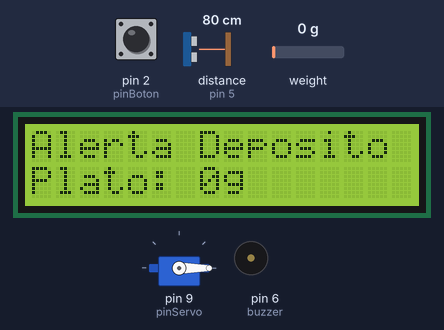
The sketch below on a simulated Arduino Leonardo, built with avr-gcc and run on an emulated ATmega32U4. Parts: servo, 16×2 character LCD, buzzer (waves = sounding). Wiring (inferred from the names in the program): ultrasonic range finder: trigger pin 4; echo pin 5. The inputs (shaded band) are chosen by the test bench; at power-on: distance to the obstacle (sensor on pin 5) 80 cm, pin 2 (pinBoton) HIGH, weight on the scale 0 g. The echo pulse lasts 58.3 µs per cm; what the sketch prints to the serial monitor is not drawn.

Above: at 3.7 s.
3.8 s: distance to the obstacle (sensor on pin 5) set to 25 cm
At 5.41 s:
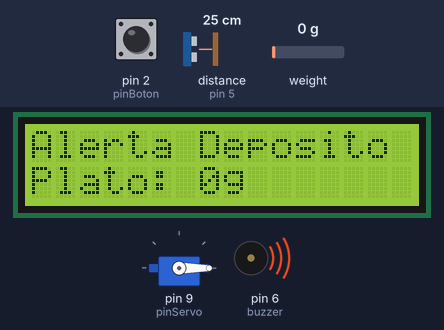
6.8 s: distance to the obstacle (sensor on pin 5) set to 21 cm
At 7.4 s:
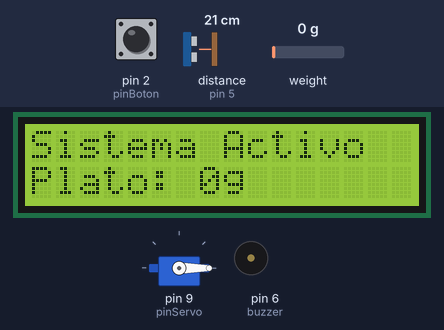
8.4 s: pin 2 (pinBoton) pulled LOW for 0.15 s
At 9.3 s:
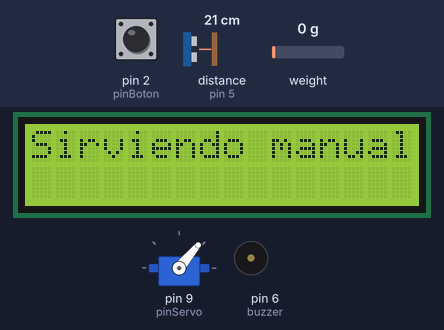
Timing chart, 0 to 11.4 s (numbered marks = the images above; inputs shaded):
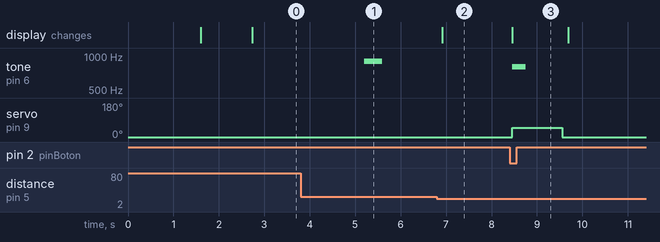

The sketch:

DispesadorAutomatico_ProyectoMichi.ino
```cpp
#include <Wire.h>
#include <LiquidCrystal_I2C.h>
#include <Servo.h>
#include <HX711.h>
#include <SoftwareSerial.h>

// --- ASIGNACIÓN DE PINES ---
const int pinBoton = 2;
const int Tdeposito = 4;
const int Edeposito = 5;
const int buzzer = 6;
const int dt = 7;
const int sck = 8;
const int pinServo = 9;

// --- OBJETOS ---
LiquidCrystal_I2C lcd(0x27, 16, 2);
Servo controlServo;
HX711 balanza;
// --- VARIABLES DE INTERRUPCIÓN (botón físico) ---
volatile bool eventoBotonManual = false;
volatile unsigned long ultimoTiempoBounce = 0;

// --- VARIABLES DE TIEMPO (millis) ---
unsigned long tiempoUltimoServido = 0;
unsigned long tiempoUltimaAlertaDeposito = 0;
unsigned long tiempoInicioServir = 0;
unsigned long tiempoUltimoReporteBT = 0;
bool sirviendoComida = false;

// --- Guardamos el último peso leído, para no tener que esperar
//     a que la báscula tenga un dato listo cada vez que lo necesitamos ---
float ultimoPesoLeido = 0.0;

// --- LÍMITES Y REGLAS FIJAS ---
const unsigned long INTERVALO_COMIDA = 30000;
const unsigned long COOLDOWN_BUZZER = 5000; // NUEVO: no suena más de una vez cada 5 seg,
                                             // aunque el sensor "parpadee" cerca del límite
const unsigned long DURACION_ABIERTO = 1000;
const unsigned long INTERVALO_TELEMETRIA = 2000;
const float UMBRAL_PLATO_LLENO = 3.0;

// --- BUFFER DE RECEPCIÓN BLUETOOTH ---
String bufferEntrante = "";
bool leyendoTrama = false;
const int LIMITE_BUFFER = 40;
// Calcula el "sello de seguridad" (checksum XOR) de un texto.
// Sirve para que la app sepa si el mensaje llegó completo y sin corromperse.
byte calcularChecksum(String cuerpo) {
  byte chk = 0;
  for (unsigned int i = 0; i < cuerpo.length(); i++) {
    chk ^= cuerpo[i];
  }
  return chk;
}

// Arma la trama completa y la manda por USB (debug) y por Bluetooth (app)
void enviarTrama(String comando, String datos) {
  String cuerpo = comando + ";" + datos;
  byte chk = calcularChecksum(cuerpo);
  String tramaCompleta = "<" + cuerpo + "*" + String(chk, HEX) + ">";

  Serial.println(tramaCompleta);
  Serial1.println(tramaCompleta);
}

// Revisa un comando recibido desde la app y decide qué hacer con él
void procesarTramaRecibida(String trama) {
  int posAsterisco = trama.lastIndexOf('*');
  if (posAsterisco == -1) return; // trama inválida, sin checksum, se ignora

  String cuerpo = trama.substring(0, posAsterisco);
  String hexRecibido = trama.substring(posAsterisco + 1);

  byte chkCalculado = calcularChecksum(cuerpo);
  byte chkRecibido = (byte) strtol(hexRecibido.c_str(), NULL, 16);

  // Si el sello no coincide, el mensaje llegó dañado: se avisa y se descarta
  if (chkCalculado != chkRecibido) {
    enviarTrama("NACK", "CHECKSUM_ERROR");
    return;
  }

  int posPuntoComa = cuerpo.indexOf(';');
  String comando = (posPuntoComa == -1) ? cuerpo : cuerpo.substring(0, posPuntoComa);
  String datos = (posPuntoComa == -1) ? "" : cuerpo.substring(posPuntoComa + 1);

  if (comando == "SERVIR") {
    // Si ya está sirviendo, no reiniciamos el servo, solo avisamos
    // que la orden no se repite.
    if (sirviendoComida) {
      enviarTrama("NACK", "YA_SIRVIENDO");
    } else {
      lcd.clear();
      lcd.print("Servido por App");
      iniciarServido();
      tone(buzzer, 800, 300);
      enviarTrama("ACK", "SERVIR_OK");
    }
  }
  else if (comando == "TARA") {
    balanza.tare();
    enviarTrama("ACK", "TARA_OK");
  }
  else if (comando == "STATUS") {
    // Usamos el último peso guardado, no pedimos una lectura nueva
    // aquí (eso podría tardar y bloquear el programa).
    float distDep = medirDistancia(Tdeposito, Edeposito);
    String dep = (distDep >= 25.0) ? "BAJO" : "OK";
    enviarTrama("ESTADO", "PLATO:" + String(ultimoPesoLeido, 0) + "g;DEP:" + dep);
  }
  else {
    enviarTrama("NACK", "COMANDO_DESCONOCIDO");
  }
}

// Lee los datos que van llegando por Bluetooth, caracter por caracter,
// armando el "sobre" entre '<' y '>' sin detener el resto del programa.
void escucharBluetooth() {
  while (Serial1.available() > 0) {
    char c = Serial1.read();

    if (c == '<') {
      bufferEntrante = "";
      leyendoTrama = true;
    }
    else if (c == '>') {
      if (leyendoTrama) {
        procesarTramaRecibida(bufferEntrante);
        leyendoTrama = false;
      }
    }
    else if (leyendoTrama) {
      bufferEntrante += c;
      if (bufferEntrante.length() > LIMITE_BUFFER) {
        leyendoTrama = false;
        bufferEntrante = "";
      }
    }
  }
}

void ISR_botonManual() {
  unsigned long tiempoActual = millis();
  if (tiempoActual - ultimoTiempoBounce > 200) { // antirrebote: ignora pulsos dobles
    eventoBotonManual = true;
    ultimoTiempoBounce = tiempoActual;
  }
}

void setup() {
  Serial.begin(9600);
  Serial1.begin(9600);

  pinMode(pinBoton, INPUT_PULLUP);
  attachInterrupt(digitalPinToInterrupt(pinBoton), ISR_botonManual, FALLING);

  pinMode(Tdeposito, OUTPUT);
  pinMode(Edeposito, INPUT);
  pinMode(buzzer, OUTPUT);

  controlServo.attach(pinServo);
  controlServo.write(0); // compuerta cerrada al iniciar

  lcd.init();
  lcd.backlight();
  lcd.setCursor(0, 0);
  lcd.print("Dispensador BT");
  lcd.setCursor(0, 1);
  lcd.print("Esperando App...");
  delay(1500); // Este delay sí está bien: solo ocurre UNA vez al encender,
               // no afecta el funcionamiento normal del sistema.
  lcd.clear();

  balanza.begin(dt, sck);
  balanza.set_scale(1043.3);
  balanza.tare();

  tiempoUltimoServido = millis();

  enviarTrama("INIT", "SISTEMA_OK;ACK");
}

void loop() {
  // --- Siempre escuchamos Bluetooth primero, pase lo que pase ---
  escucharBluetooth();
    unsigned long tiempoActual = millis();

  if (balanza.is_ready()) {
    float lectura = balanza.get_units(1);
    if (lectura < 0) lectura = 0.0;
    // Redondeamos a entero: el ruido eléctrico hace que los decimales
    // varíen todo el tiempo (ej. 123.4, 123.7, 122.9) sin que el peso
    // real esté cambiando. Entero es más estable y más fácil de leer.
    ultimoPesoLeido = round(lectura);
  }
  // Si el sensor no está listo todavía, simplemente seguimos usando
  // ultimoPesoLeido (el valor más reciente que sí alcanzamos a leer).

  // --- 1. GESTIÓN NO BLOQUEANTE DEL SERVO ---
  if (sirviendoComida) {
    if (tiempoActual - tiempoInicioServir >= DURACION_ABIERTO) {
      controlServo.write(0);
      sirviendoComida = false;
      enviarTrama("SERVO", "CERRADO;ACK");
    }
    return; // mientras sirve, no hacemos nada más en esta vuelta del loop
  }

  // --- LECTURA DEL SENSOR ULTRASÓNICO DEL DEPÓSITO ---
  float distanciaDeposito = medirDistancia(Tdeposito, Edeposito);
  bool depositoBajo = (distanciaDeposito >= 22.0);

  // --- 2. BOTÓN MANUAL (atendido aquí, la interrupción solo avisó) ---
  if (eventoBotonManual) {
    eventoBotonManual = false;
    lcd.clear();
    lcd.print("Sirviendo manual");
    iniciarServido();
    tone(buzzer, 800, 300);
    enviarTrama("EVENTO", "BOTON_MANUAL;ACK");
    return;
  }

  // --- 3. ALERTA DE DEPÓSITO BAJO ---
  // CORREGIDO: ya no se reinicia tiempoUltimaAlertaDeposito a 0 cuando el
  // sensor deja de marcar "bajo" por un instante (ruido/movimiento). Eso
  // causaba que sonara sin parar si la distancia andaba justo en el límite.
  // Ahora simplemente exige que pasen al menos COOLDOWN_BUZZER (5 seg)
  // desde el último sonido, sin importar los parpadeos de en medio.
  if (depositoBajo) {
    if (tiempoActual - tiempoUltimaAlertaDeposito >= COOLDOWN_BUZZER) {
      tone(buzzer, 900, 400);
      tiempoUltimaAlertaDeposito = tiempoActual;
      enviarTrama("ALERTA", "DEPOSITO_BAJO");
    }
  }

  // --- 4. DISPENSAR AUTOMÁTICO CADA 30 SEGUNDOS SI EL PLATO ESTÁ VACÍO ---
  if (tiempoActual - tiempoUltimoServido >= INTERVALO_COMIDA) {
    if (ultimoPesoLeido < UMBRAL_PLATO_LLENO) {
      lcd.clear();
      lcd.print("Hora de comer!");
      iniciarServido();
      tone(buzzer, 1000, 500);
      enviarTrama("EVENTO", "AUTO_TIEMPO;ACK");
    }
    tiempoUltimoServido = millis();
  }

  // --- 5. PANTALLA LCD CON EL ESTADO DEL SISTEMA ---
  if (depositoBajo) {
    lcd.setCursor(0, 0);
    lcd.print("Alerta Deposito ");
  } else {
    lcd.setCursor(0, 0);
    lcd.print("Sistema Activo  ");
  }
    // El peso se muestra siempre en la segunda línea, haya o no alerta de
    // depósito: antes, la alerta tapaba por completo esta línea y parecía
    // que el conteo de la báscula se "reseteaba", cuando en realidad el
    // dato seguía intacto, solo dejaba de imprimirse.
  lcd.setCursor(0, 1);
  lcd.print("Plato: ");
  lcd.print(ultimoPesoLeido, 0);
  lcd.print("g   ");

  // --- 6. TELEMETRÍA CADA 2 SEGUNDOS HACIA LA APP ---
  if (tiempoActual - tiempoUltimoReporteBT >= INTERVALO_TELEMETRIA) {
    String estadoDep = depositoBajo ? "BAJO" : "OK";
    String datos = "PLATO:" + String(ultimoPesoLeido, 0) + "g;DEP:" + estadoDep;
    enviarTrama("ESTADO", datos);
    tiempoUltimoReporteBT = tiempoActual;
  }
}
// Abre la compuerta (servo) y arranca el cronómetro para cerrarla después,
// sin bloquear el programa mientras tanto.
void iniciarServido() {
  controlServo.write(50);
  tiempoInicioServir = millis();
  sirviendoComida = true;
}

// Mide la distancia del sensor ultrasónico del depósito.
// Manda un pulso y mide cuánto tarda en regresar el eco.
float medirDistancia(int trigPin, int echoPin) {
  digitalWrite(trigPin, LOW);
  delayMicroseconds(2);
  digitalWrite(trigPin, HIGH);
  delayMicroseconds(10);
  digitalWrite(trigPin, LOW);

  long duracion = pulseIn(echoPin, HIGH, 25000); // espera máx 25ms por el eco

  float distancia = duracion * 0.034 / 2;
  return distancia;
}
```

Measured:
- the behaviour switches between 23 and 22 cm on distance to the obstacle (sensor on pin 5) (found by bisection; images 1 and 2)
- after the input at 6.8 s, the display: changes after 0.11 s (image 2)
- after the input at 8.4 s, tone on pin 6 (buzzer): silent → 800 Hz after 0.05 s, → silent 0.30 s later; servo on pin 9 (pinServo): 0° → 50° after 0.05 s, → 0° 1.1 s later; the display: changes after 0.06 s (image 3)
